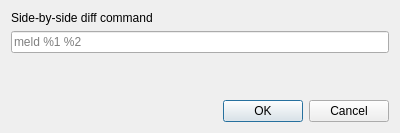
<?xml version="1.0" encoding="UTF-8"?>
<ui version="4.0">
 <class>SettingsDialog</class>
 <widget class="QDialog" name="SettingsDialog">
  <property name="geometry">
   <rect>
    <x>0</x>
    <y>0</y>
    <width>400</width>
    <height>133</height>
   </rect>
  </property>
  <property name="windowTitle">
   <string>Settings</string>
  </property>
  <layout class="QVBoxLayout" name="verticalLayout">
   <item>
    <widget class="QLabel" name="label">
     <property name="text">
      <string>Side-by-side diff command</string>
     </property>
    </widget>
   </item>
   <item>
    <widget class="QLineEdit" name="diffCommand">
     <property name="placeholderText">
      <string notr="true">meld %1 %2</string>
     </property>
    </widget>
   </item>
   <item>
    <spacer name="verticalSpacer">
     <property name="orientation">
      <enum>Qt::Vertical</enum>
     </property>
     <property name="sizeHint" stdset="0">
      <size>
       <width>20</width>
       <height>91</height>
      </size>
     </property>
    </spacer>
   </item>
   <item>
    <widget class="QDialogButtonBox" name="buttonBox">
     <property name="orientation">
      <enum>Qt::Horizontal</enum>
     </property>
     <property name="standardButtons">
      <set>QDialogButtonBox::Cancel|QDialogButtonBox::Ok</set>
     </property>
    </widget>
   </item>
  </layout>
 </widget>
 <resources/>
 <connections>
  <connection>
   <sender>buttonBox</sender>
   <signal>accepted()</signal>
   <receiver>SettingsDialog</receiver>
   <slot>accept()</slot>
   <hints>
    <hint type="sourcelabel">
     <x>248</x>
     <y>254</y>
    </hint>
    <hint type="destinationlabel">
     <x>157</x>
     <y>274</y>
    </hint>
   </hints>
  </connection>
  <connection>
   <sender>buttonBox</sender>
   <signal>rejected()</signal>
   <receiver>SettingsDialog</receiver>
   <slot>reject()</slot>
   <hints>
    <hint type="sourcelabel">
     <x>316</x>
     <y>260</y>
    </hint>
    <hint type="destinationlabel">
     <x>286</x>
     <y>274</y>
    </hint>
   </hints>
  </connection>
 </connections>
</ui>
